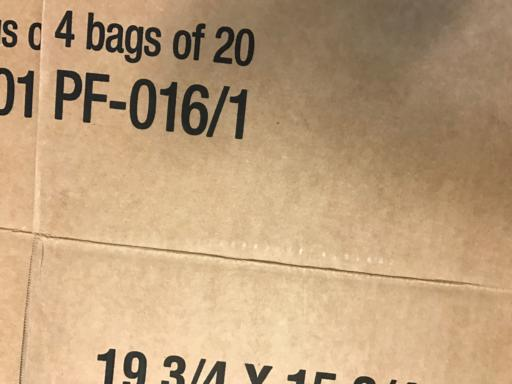
#> input picture backend/dataset-resized/cardboard/cardboard105.jpg, 512 x 384 px, found by its file name; its folder holds only this picture in this run
$ python test.py
#> lines starting #> are read from the running program, lines starting #| are printed output that depends on the picture
from NeuralNetwork import NeuralNetwork
import numpy as np
import random
import cv2
import os

print('Getting data')
base_directory = 'backend/dataset-resized'
labels = [label for label in os.listdir(base_directory) if not label.startswith('.')]
print(f'Amount of labels: {len(labels)}')
data = []
for label in labels:
    images = os.listdir(base_directory + '/' + label)
    for image in images:
        img = cv2.imread(base_directory + '/' + label + '/' + image, 0)
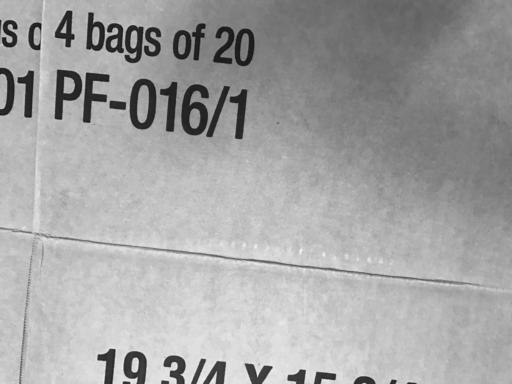
#> img: shape (384, 512); min 7, max 245, mean 164.2
        img = cv2.resize(img, (64, 64))
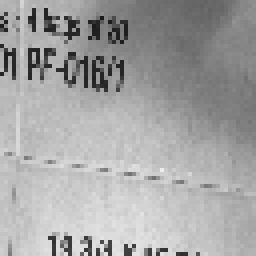
#> img: shape (64, 64) (shown 4 times larger); min 26, max 236, mean 164.5
        x = img.reshape((img.shape[0] * img.shape[1], 1)) /255
#> x = 4096 values, max 0.925 at index 2728, min 0.102 at index 281, mean 0.645
        y = np.zeros(len(labels))
        y[labels.index(label)] = 1
#> (the run stopped early here; a loop or call above may not have finished)

$ run again, on backend/dataset-resized/cardboard/cardboard107.jpg
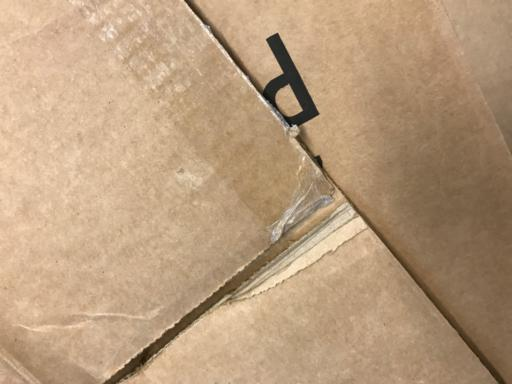
#> input picture backend/dataset-resized/cardboard/cardboard107.jpg, 512 x 384 px, found by its file name
#> `img = cv2.imread(base_directory + '/' + label + '/' + image, 0)`:
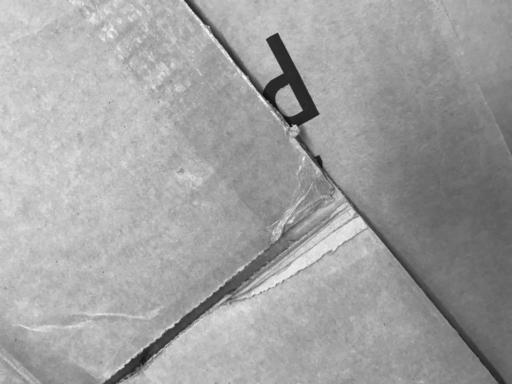
#> img: shape (384, 512); min 2, max 255, mean 161.1
#> `img = cv2.resize(img, (64, 64))`:
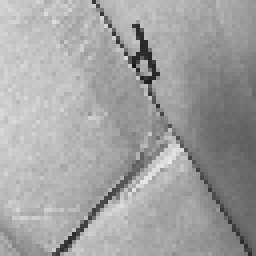
#> img: shape (64, 64) (shown 4 times larger); min 22, max 233, mean 161.2
#> x = 4096 values, max 0.914 at index 2602, min 0.0863 at index 1057, mean 0.632
